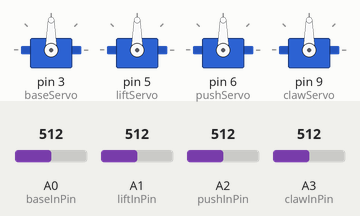
A sketch run on a simulated Arduino Uno, built with avr-gcc and run on an emulated ATmega328P. Parts: 4 × servo. The test bench sets the inputs (shaded band); at power-on: A0 (baseInPin) = 512, A1 (liftInPin) = 512, A2 (pushInPin) = 512, A3 (clawInPin) = 512.

Above: at 1.2 s.
1.3 s: A0 (baseInPin) set to 716
At 2.0 s:
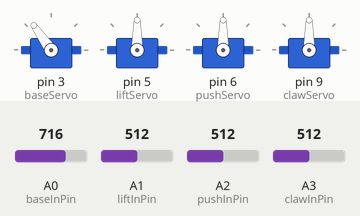
2.8 s: A1 (liftInPin) set to 716
At 4.0 s:
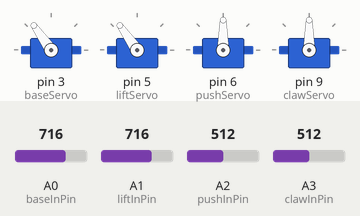
4.3 s: A2 (pushInPin) set to 716
At 5.2 s:
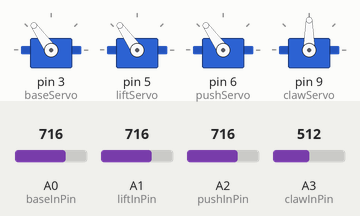
5.8 s: A3 (clawInPin) set to 716
At 6.8 s:
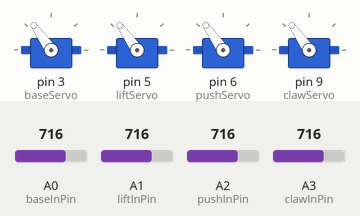
7.3 s: A0 (baseInPin) set to 992
At 7.9 s:
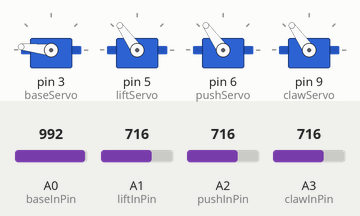
8.8 s: A1 (liftInPin) set to 992
At 10.1 s:
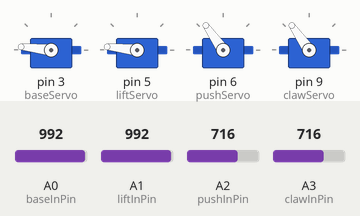
Timing chart, 0 to 11.3 s (numbered marks = the images above; inputs shaded):
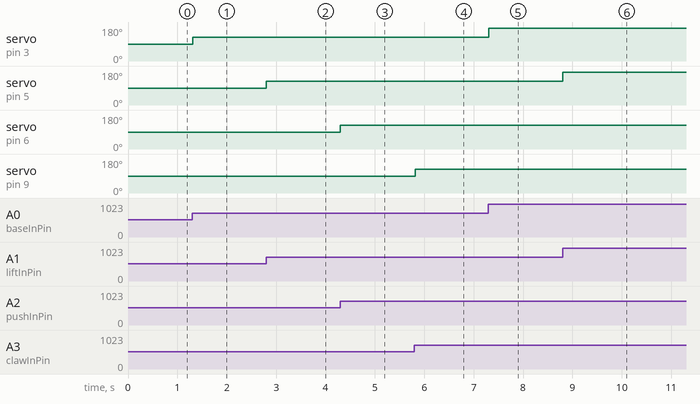

The sketch:

potControl.ino
```cpp
// potControl
// Wed Jan  4 22:23:06 GMT 2017
// by Maks G <http://github.com/codemaks>
// Controls a robotic arm of 4 servos using 4 potentiometers


#include <Servo.h>

//create servo objects (maximum of 8 can be used)
Servo baseServo;
Servo liftServo;
Servo pushServo;
Servo clawServo;

// Analog pins to connect potentiometers to.
const int baseInPin = A0;
const int liftInPin = A1;
const int pushInPin = A2;
const int clawInPin = A3;

// Variables to map to 0 degrees to 180 degree range
int baseDegrees = 0;
int liftDegrees = 0;
int pushDegrees = 0;
int clawDegrees = 0;


void setup()
{
  baseServo.attach(3);
  liftServo.attach(5);
  pushServo.attach(6);
  clawServo.attach(9);
  Serial.begin(9600);
}

void loop()
{
  // read analog values and map it to the range of 0-180 degrees
  // TODO: why is it 1023, if arduino's precision is 8bit=255?
  baseDegrees = map(analogRead(baseInPin), 0, 1023, 0, 180);
  liftDegrees = map(analogRead(liftInPin), 0, 1023, 0, 180);
  pushDegrees = map(analogRead(pushInPin), 0, 1023, 0, 180);
  clawDegrees = map(analogRead(clawInPin), 0, 1023, 0, 180);
  // serialPrintServoValues(baseDegrees, liftDegrees, pushDegrees, clawDegrees);
  baseServo.write(baseDegrees);
  liftServo.write(liftDegrees);
  pushServo.write(pushDegrees);
  clawServo.write(clawDegrees);
  delay(15);   // waits 15ms for the servo to reach the position
}

void serialPrintServoValues(int base, int lift, int push, int claw)
{
  Serial.print("outputs = ");
  Serial.print(base); Serial.print("\t ");
  Serial.print(lift); Serial.print("\t ");
  Serial.print(push); Serial.print("\t ");
  Serial.println(claw);
}
```

Measured:
- after the input at 1.3 s, servo on pin 3 (baseServo): 90° → 125° at once
- after the input at 2.8 s, servo on pin 5 (liftServo): 90° → 125° at once
- after the input at 4.3 s, servo on pin 6 (pushServo): 90° → 125° at once
- after the input at 5.8 s, servo on pin 9 (clawServo): 90° → 125° at once
- after the input at 7.3 s, servo on pin 3 (baseServo): 125° → 174° at once
- after the input at 8.8 s, servo on pin 5 (liftServo): 125° → 174° at once
